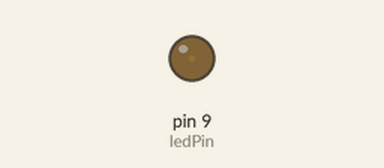
Bench run of a sketch on a simulated Arduino Uno, built with avr-gcc and run on an emulated ATmega328P. On the bench: output pins drawn as LEDs (lit = HIGH).

Above: at 0.05 s.
At 2.0 s:
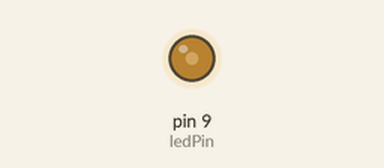
Timing chart, 0 to 4.6 s (numbered marks = the images above):
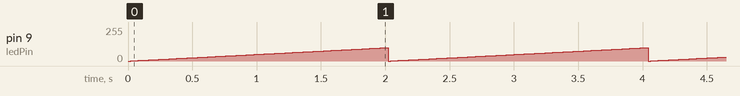

The sketch:

ejemplo1.ino
```cpp
int ledPin=9;


void setup() {}

int MaxValor=100;
int pausa=20;

void loop() {

  for (int i=0;i<=MaxValor;i++)

      {
        analogWrite(ledPin,i);
        delay(pausa);

      }

  for (int i=0;i>=MaxValor;i--)

      {
        analogWrite(ledPin,i);
        delay(pausa);

      }


}
```

Measured:
- by itself, pin 9 (ledPin): ramps from 0/255 to 100/255 and jumps back, once every 2.0 s
